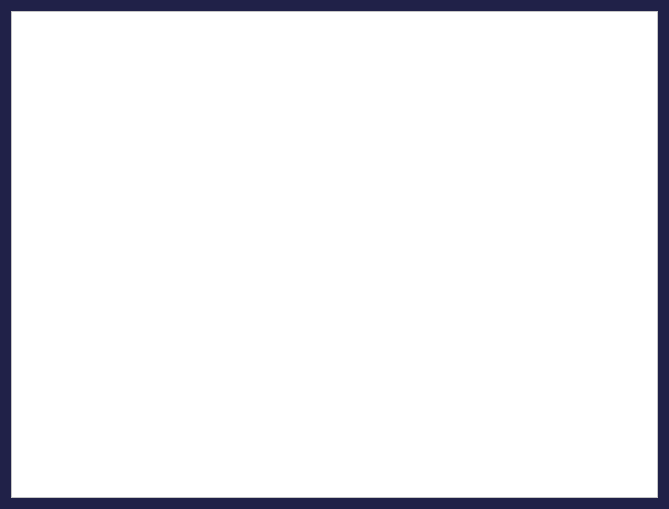
<?xml version="1.0" encoding="UTF-8"?>
<ui version="4.0">
 <class>globalReplacePreview</class>
 <widget class="QDialog" name="globalReplacePreview">
  <property name="geometry">
   <rect>
    <x>0</x>
    <y>0</y>
    <width>669</width>
    <height>509</height>
   </rect>
  </property>
  <property name="windowTitle">
   <string>Dialog</string>
  </property>
  <property name="styleSheet">
   <string notr="true">QDialog{background-color: rgb(32, 33, 72);}
QScrollBar:vertical { 
                                                border: none;
                                                background: white;
                                                width: 9.81px;
                                            }
QScrollBar::handle:vertical { 
                                                background-color:  rgba(1, 22, 51, 0.5);
                                                min-height: 273.41px;
														border: 0px solid red; 
														border-radius:4.905px;
														
                                            }
QScrollBar::add-line:vertical {       
                            height: 0px;
                            subcontrol-position: bottom; 
                            subcontrol-origin: margin; 
								
                        } 
QScrollBar::sub-line:vertical { 
                            height: 0 px; 
                            subcontrol-position: top; 
                            subcontrol-origin: margin; 
                        }

QScrollBar:horizontal { 
                                                border: none;
                                                background: white;
                                             		
                                            }
QScrollBar::handle:horizontal { 
                                                background-color:  rgba(1, 22, 51, 0.5);
														border: 0px solid red; 
														border-radius:4.905px;
                                            }
QScrollBar::add-line:horizontal {       
                            height: 0px;
                            subcontrol-position: bottom; 
                            subcontrol-origin: margin; 
								
                        } 
QScrollBar::sub-line:horizontal { 
                            height: 0 px; 
                            subcontrol-position: top; 
                            subcontrol-origin: margin; 
                        }

</string>
  </property>
  <layout class="QHBoxLayout" name="horizontalLayout">
   <item>
    <widget class="QTableView" name="tableView">
     <property name="styleSheet">
      <string notr="true">color:black; 
background-color: rgb(255, 255, 255);
font-size:14pt;</string>
     </property>
    </widget>
   </item>
  </layout>
 </widget>
 <resources/>
 <connections/>
</ui>
